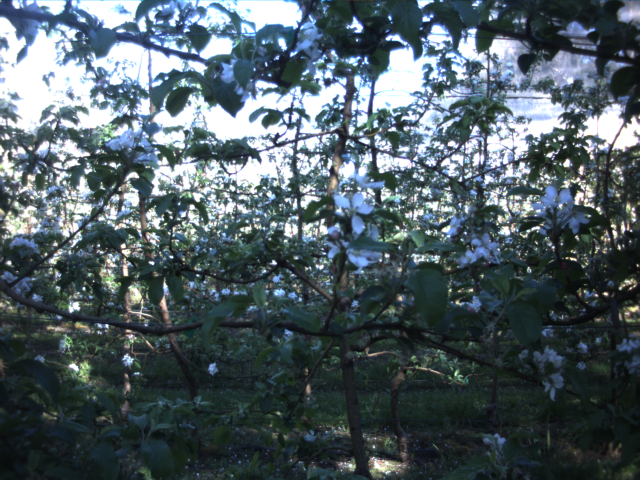
%> input picture multClassImgSeg/code/Projects/labelAssist/labelledData/Images/20131008T051525.251519.L.png, 1280 x 960 px (shown at 1/2 size); its folder holds only this picture in this run
$ octave mainMultiClassImageSegTrain.m   (GNU Octave 9; MATLAB toolbox functions it lacks are replaced by stand-ins)
%> lines starting %> are read from the running program, lines starting %| are printed output that depends on the picture; in (x1, y1, x2, y2) boxes, pixels count from 0 and x2, y2 are one past the last pixel; in counts of white or black regions, pixels touching at a corner belong together; the program's own positions count from 1
### multClassImgSeg/code/Projects/imageClassSeg/loadImagesLabels.m
function [imageData, labelData, labelIdx] = loadImagesLabels(imageDataPath, labelDataPath, classColour)
%> called with classColour = [0 0 0; 255 255 255]

%% find all images
% every image in the dataset
imType = {'*.jpg', '*.png', '*.bmp'};
% fullFileList = dir([imageDataPath '*jpg']);
for i = 1:length(imType)
    fullFileList = dir([imageDataPath imType{i}]);
    if (~isempty(fullFileList))
        imTypeIdx = i;
        fprintf('Image Type %s\n',imType{i});
        break
    end
end
%> pass 2 of the loop in loadImagesLabels, `for i = 1:length(imType)`:
if isempty(fullFileList)
    disp('Error: Image folder empty')
end

%% find all labels
% image with existing labels
labelFileList = dir([labelDataPath '*png']); % obtain label list
subFileList = labelFileList; % initialise
for i = 1:length(labelFileList)
%     subFileList(i).name = [labelFileList(i).name(1:8) '.jpg'];
    subFileList(i).name = [labelFileList(i).name(1:end-6) imType{2}(2:end)];

end

%% find images with labels
[commonFlag] = compareFileList(subFileList, fullFileList);

%% load every image
currentImage = imread([imageDataPath fullFileList(1).name]);
%> currentImage is the input picture: size 960x1280x3 uint8; mean R, G, B 80.1, 93.5, 99.6
numIm = size(fullFileList,1);
[imDim1 imDim2 nChannels] = size(currentImage);
%> imDim1 = 960; imDim2 = 1280; nChannels = 3
imageDataFull = zeros(imDim1,imDim2,nChannels,numIm);

tic;fprintf('Load Full Image set: \n');
for imNo = 1:numIm
    currentImage = imread([imageDataPath fullFileList(imNo).name]);
    imageDataFull(:,:,:,imNo) = double(currentImage)/255;

    if toc>1
        fprintf('image: %d\n',imNo);tic;
    end
end

%% load label
currentLabel = imread([labelDataPath labelFileList(1).name]);
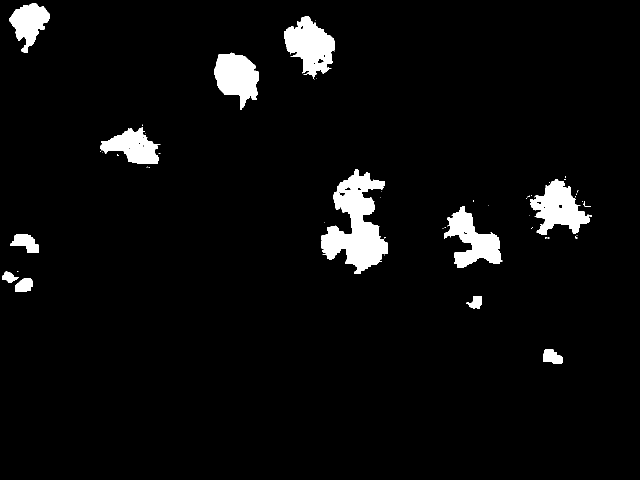
%> input picture multClassImgSeg/code/Projects/labelAssist/labelledData/Labels/20131008T051525.251519.L_L.png, 1280 x 960 px (shown at 1/2 size)
%> currentLabel is the input picture: size 960x1280x3 uint8; 4.4% white; 56 white regions (43 under 20 px), largest, box (x1, y1, x2, y2) and area: (643, 339, 775, 548) 14031, (569, 32, 669, 158) 7260, (1060, 361, 1180, 470) 6942
% currentImage = double(imread([imageDataPath subFileList(1).name]))/255;

numIm = size(labelFileList,1);
[imDim1 imDim2 nChannels] = size(currentLabel);
% imageData = zeros(imDim1,imDim2,nChannels,numIm);
labelData = zeros(imDim1,imDim2,numIm);

tic;fprintf('Load labels: \n');
for imNo = 1:numIm

    currentLabel = imread([labelDataPath labelFileList(imNo).name]);
%     currentImage = imread([imageDataPath subFileList(imNo).name]);

    labelData(:,:,imNo) = labelImg2labelNo(currentLabel, classColour);
%> the loop in labelImg2labelNo, `for iClass = 1:nClasses` made 2 passes
%> pass 1, in labelImg2labelNo, `classPixel = (imData(:,:,1) == classColour(iClass,1)).* (imData(:,:,2)..`:
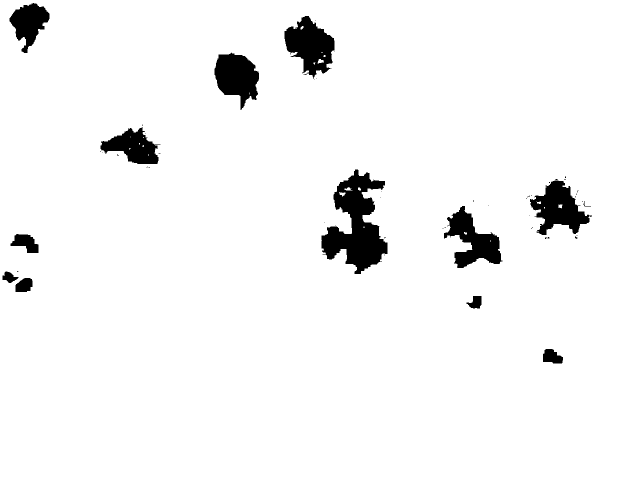
%> classPixel: size 960x1280 double (shown at 1/2 size); values 0 (black) and 1 (white), 95.6% white; 56 black regions (43 under 20 px), largest, box (x1, y1, x2, y2) and area: (643, 339, 775, 548) 14031, (569, 32, 669, 158) 7260, (1060, 361, 1180, 470) 6942
%     imageData(:,:,:,imNo) = double(currentImage)/255; % normalise

    if toc > 1
    fprintf('Label no: %d\n',imNo);tic;
    end
end
%> pass 2 of the loop in loadImagesLabels, `for imNo = 1:numIm`:
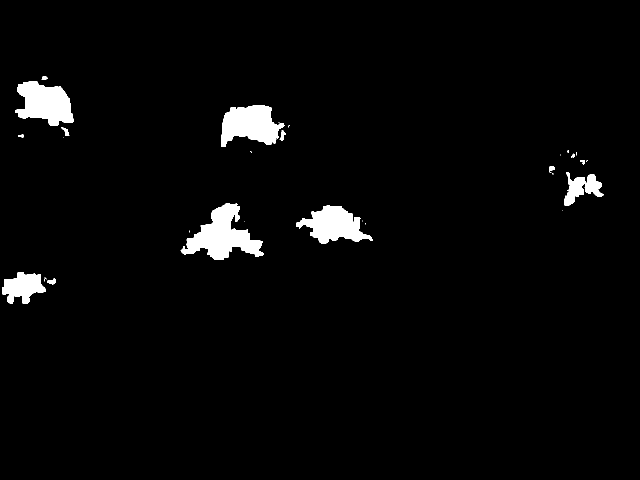
%> input picture multClassImgSeg/code/Projects/labelAssist/labelledData/Labels/20131008T051531.438243.L_L.png, 1280 x 960 px (shown at 1/2 size)
%> in loadImagesLabels, currentLabel is the input picture: size 960x1280x3 uint8; 2.9% white; 30 white regions (16 under 20 px), largest, box (x1, y1, x2, y2) and area: (361, 406, 527, 520) 8753, (442, 210, 569, 293) 6961, (31, 162, 147, 252) 6931
%> the loop in labelImg2labelNo (call 2), `for iClass = 1:nClasses` made 2 passes
%> pass 1, in labelImg2labelNo (call 2), `classPixel = (imData(:,:,1) == classColour(iClass,1)).* (imData(:,:,2)..`:
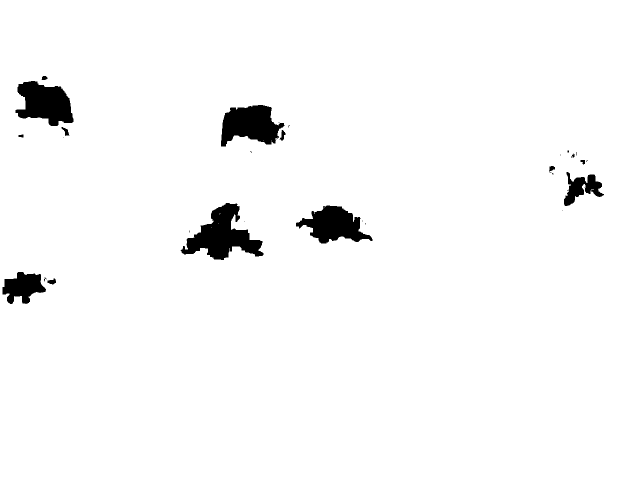
%> classPixel: size 960x1280 double (shown at 1/2 size); values 0 (black) and 1 (white), 97.1% white; 30 black regions (16 under 20 px), largest, box (x1, y1, x2, y2) and area: (361, 406, 527, 520) 8753, (442, 210, 569, 293) 6961, (31, 162, 147, 252) 6931

%% seperate image with and without labels

imageData = imageDataFull;
labelIdx = find(commonFlag == 1);

% imageData = imageDataFull(:,:,:,find(commonFlag == 1));
% unlblImageData = imageDataFull(:,:,:,find(commonFlag == 0));

% figure;imagesc(labelData(:,:,30))
% figure;imagesc(imageData(:,:,:,30))


end


function [commonFlag] = compareFileList(subset, fullset)

nFile = length(fullset);

commonFlag = zeros(1,nFile);

nSubFile = length(subset);
iSubFile = 1;

for iFile = 1:nFile

%     subset(iSubFile).name
%     fullset(iFile).name
    commonFlag(iFile) = strcmp(subset(iSubFile).name, fullset(iFile).name);
%     commonFlag(iFile)
    if commonFlag(iFile) && (iSubFile < nSubFile)
        iSubFile = iSubFile + 1;
    elseif iSubFile > nSubFile
        break
    end

end
%
% commonIdx = find(commonFlag==1);
% umcommonIdx = find(commonFlag==0);
end

### multClassImgSeg/code/Projects/imageClassSeg/labelImg2labelNo.m
function [label] = labelImg2labelNo(imData, classColour)
% label colour lookup

% = d Void	0 	0 	0
% = 1 leaves	64 128 64
% = 2 almonds     128 0 0
% = t trunk	128 128 0
% = g ground	192 192 128
% = s sky	0	0	256

% classColour = [0 	0 	0
% 64 128 64
% 128 0 0
% 128 128 0
% 192 192 128
% 0	0	255];

[imDim1 imDim2 imDim3] = size(imData);
label = zeros(imDim1,imDim2);
nClasses = size(classColour,1);
for iClass = 1:nClasses
    classPixel = (imData(:,:,1) == classColour(iClass,1)).*...
    (imData(:,:,2) == classColour(iClass,2)).*...
    (imData(:,:,3) == classColour(iClass,3));

    label(classPixel==1) = iClass;

end

test = 1;


end

### multClassImgSeg/code/UFLDL/code/sampleImages/sampleMultiScalePatchLabel.m
function [patches locations patchLabels]...
    = sampleMultiScalePatchLabel(IMAGES, imgLabels, resizeF, patchsize, varagin)
% sampleIMAGES
% Returns 10000 patches for training

% Initialize patches with zeros.  Your code will fill in this matrix--one
% column per patch, 10000 columns.
[dim1 dim2 dim3 numImage] = size(IMAGES);

nChannel = dim3;

if ((nargin - 4)==0)
    % numDataPClass = 2000;
    numDataPClass = 20000;
%     numDataPClass = 200000;
% numDataPClass = 1000000;
else
    numDataPClass = varagin
end

% [4 lines of commented-out code are left out]
nClasses = length(unique(imgLabels));

numPatches = (nClasses) * numDataPClass;
nScale = length(resizeF);
patches = zeros(patchsize,patchsize,nChannel,numPatches,nScale);
locations = zeros(2, numPatches);
patchLabels =  zeros(1,numPatches);

[smallestResizeF smallestResizeFidx] = min(resizeF);

smlestDim1 = dim1*smallestResizeF;
smlestDim2 = dim2*smallestResizeF;

%%
fprintf('Process IMAGES into different scales\n');
for iScale = 1:nScale
    currentScale = resizeF(iScale);

    if currentScale == 1
        currentImageSet{iScale} = IMAGES;
    else
        imagesTemp = zeros(ceil(dim1*currentScale), ceil(dim2*currentScale), dim3, numImage);
        for iImage = 1:numImage
            %             imagesTemp(:,:,:,iImage) = imresize(IMAGES(:,:,:,iImage),currentScale,'nearest');
            tempImg = uint8(IMAGES(:,:,:,iImage)*255);
            imagesTemp(:,:,:,iImage) = double(imresize(tempImg,currentScale))/255; % prevent going out of [0 1] range

        end
        currentImageSet{iScale} = imagesTemp;
    end
end


fprintf('Start sampling\n');
tic

% 1: for balanced sample accross classes
% 2: for sample randomly accross dataset, number of sample per class is closer to global class distribution
sampleMethod = 1;

if sampleMethod == 1 % balanced sample accross classes
    for iClass = 1:nClasses
        desiredClass = iClass;
        %         iClass
        for iPClass = 1:numDataPClass
            % for i=1:numPatches
            i = (iClass-1)*numDataPClass + iPClass;
            correctClassFlag = 0;

            while correctClassFlag == 0
                % valid image range

                coord1 = ceil(rand*dim1);   % randomly start coordinate 1
                coord2 = ceil(rand*dim2);
                imageNo = ceil(rand*numImage);% randomly select image


                patchLabelstmp = imgLabels(coord1,coord2,imageNo);

                dim1check = ((round(coord1*smallestResizeF) - ceil(patchsize/2))>0) && ...
                    ((round(coord1*smallestResizeF) + patchsize/2)<smlestDim1);
                dim2check = ((round(coord2*smallestResizeF) - ceil(patchsize/2))>0) && ...
                    ((round(coord2*smallestResizeF) + patchsize/2)<smlestDim2);


                if (patchLabelstmp == desiredClass)&& dim1check && dim2check
                    correctClassFlag = 1;
                    locations(:,i) = [coord1/dim1 coord2/dim2];
                    patchLabels(i) = imgLabels(coord1,coord2,imageNo);
                end

                if toc > 5
                    %             fprintf('%i/%i\n',i,numPatches);
                    fprintf('Class: %i Patch: %i/%i\n',iClass,iPClass, numDataPClass);
                    fprintf('Coord1: %4.4f Coord2: %4.4f ImageNo: %i\n',coord1/dim1,coord2/dim2,imageNo);
                    tic;
                end


            end

            for iScale = 1:nScale

                currentScale = resizeF(iScale);

                coord1INT = round(coord1*currentScale) - ceil(patchsize/2);
                coord2INT = round(coord2*currentScale) - ceil(patchsize/2);

                coord1END = coord1INT + patchsize -1;
                coord2END = coord2INT + patchsize -1;

                imagePatch = currentImageSet{iScale}(coord1INT:coord1END, ...
                    coord2INT:coord2END, ...
                    :,imageNo);

                %                 figure;imagesc(currentImageSet{iScale}(:,:,:,imageNo));hold on
                %                 plot(coord2*currentScale,coord1*currentScale,'ro');
                %                 plot(coord2INT,coord1INT,'rx');
                %                 plot(coord2END,coord1END,'rx');hold off

                patches(:,:,:,i,iScale) = imagePatch;


            end


        end
    end
    % [67 lines of commented-out code are left out]
elseif sampleMethod == 2 % sample randomly accross dataset

    for i = 1:numPatches

        correctClassFlag = 0;

        while correctClassFlag == 0
            coord1 = ceil(rand*dim1);   % randomly start coordinate 1
            coord2 = ceil(rand*dim2);
            imageNo = ceil(rand*numImage);% randomly select image


            patchLabelstmp = imgLabels(coord1,coord2,imageNo);

            dim1check = ((round(coord1*smallestResizeF) - ceil(patchsize/2))>0) && ...
                ((round(coord1*smallestResizeF) + patchsize/2)<smlestDim1);
            dim2check = ((round(coord2*smallestResizeF) - ceil(patchsize/2))>0) && ...
                ((round(coord2*smallestResizeF) + patchsize/2)<smlestDim2);


            if (patchLabelstmp < 12 )&& dim1check && dim2check % class 12 is void class
                correctClassFlag = 1;
                locations(:,i) = [coord1/dim1 coord2/dim2];
                patchLabels(i) = imgLabels(coord1,coord2,imageNo);
            end

            if toc > 5
                %             fprintf('%i/%i\n',i,numPatches);
                fprintf('numPatches: %i/%i \n',i,numPatches);

                tic;
            end

        end

        for iScale = 1:nScale

            currentScale = resizeF(iScale);

            coord1INT = round(coord1*currentScale) - ceil(patchsize/2);
            coord2INT = round(coord2*currentScale) - ceil(patchsize/2);

            coord1END = coord1INT + patchsize -1;
            coord2END = coord2INT + patchsize -1;

            imagePatch = currentImageSet{iScale}(coord1INT:coord1END, ...
                coord2INT:coord2END, ...
                :,imageNo);

            %                 figure;imagesc(currentImageSet{iScale}(:,:,:,imageNo));hold on
            %                 plot(coord2*currentScale,coord1*currentScale,'ro');
            %                 plot(coord2INT,coord1INT,'rx');
            %                 plot(coord2END,coord1END,'rx');hold off

            patches(:,:,:,i,iScale) = imagePatch;


        end


    end
    % [63 lines of commented-out code are left out]

end
%% ---------------------------------------------------------------
% % see the number in each class
% for iLabel = 1:32
% test(iLabel) = sum(trainPatchLabels==iLabel);
% end
% figure;plot(test)

end

### multClassImgSeg/code/Projects/labelAssist/getLabelColorCode.m
function [className classColor] = getLabelColorCode(colorFileDefPath)


fid = fopen(colorFileDefPath);
C = textscan(fid, '%s%s%s%f%f%f');
fclose(fid);

className = C{3};
classColor = [C{4} C{5} C{6}];

### multClassImgSeg/code/Projects/multiClassImageSeg/mainMultiClassImageSegTrain.m
% mainMultiClassImageSegTrain
%
% training model for multi-class image segmentation
% specify the directory of the labelled images, also put the
% DefaultLabelNames.txt file in the same directory
% site: ACFR AMME USYD
% date: 28 Jan 2014
% author: Calvin Hung
dbstop if error

%% Initialisation
currentPath = cd;
rootPath = currentPath(1:(strfind(currentPath,'multClassImgSeg')+15)); % to multClassImgSeg/

dataPath = ['C:\work\data\raw\2013-10-08-melbourne-apples\shrimp\e20-24-i-row\ladybug\e20_1\labelledData\sml\']; %train data path
imageDataPath = [dataPath 'images\'];
labelDataPath = [dataPath 'labels\'];

trainMode = 1; % 1:algorithm evalution (half train half eval), 2:algorithm application (use all labels to learn model)


%% Libraries

% image segmentation common
addpath( [rootPath 'code\Projects\imageClassSeg\']);
addpath( [rootPath 'code\Projects\labelAssist\']); % add the get label color code

% unsupervised feature learning and deep learning
ufldlPath = [rootPath 'code/UFLDL/code/'];
addpath( [ufldlPath 'displayNetwork'])
addpath( [ufldlPath 'minFunc'])
addpath( [ufldlPath 'sparseAutoencoder'])
addpath( [ufldlPath 'linear_decoder'])
addpath( [ufldlPath 'softmax']) % for softmax train
addpath( [ufldlPath 'stl']) % for feedforward autoencoder
addpath( [ufldlPath 'cnn']) %
addpath( [ufldlPath 'stackedae'])
addpath( [ufldlPath 'multiScaleUFL'])
addpath( [ufldlPath 'numericalGradient'])
addpath( [ufldlPath 'sampleImages'])
addpath( [ufldlPath 'crf'])
addpath( [ufldlPath 'kmeans_demo'])

% % JGMT2 (for CRF training)
% ugmPath = [rootPath 'code/JGMT2/JustinsGraphicalModelsToolboxPublic'];
% addpath(genpath(ugmPath))

% my awesome conf matrix and class accuracy display fn
addpath( [rootPath 'code/usefulFns']);


%% 0 Algorithm Setting

% numPatches = 400000;
numPatches = 1000000;
numLaebelledPatches = 300000;

nband = 3; % number of channels (rgb, so 3)
% nband = 4;

patchsize = 8;
% patchsize = 7;

inputSize = patchsize * patchsize * nband;
visibleSize = inputSize;  % number of input units
outputSize  = visibleSize;   % number of output units
hiddenSizeL1  = 50;           % number of hidden units (layer one: linear sparse autoendoer)
% hiddenSizeL1  = 144;           % number of hidden units (layer one: linear sparse autoendoer)
% hiddenSizeL2  = 200;           % number of hidden units (layer two: sparse autoencoder)
% hiddenSizeL3  = 400;           % number of hidden units (layer three: sparse autoencoder)

sparsityParam = 0.035; % desired average activation of the hidden units.
lambda = 3e-3;         % weight decay parameter
beta = 5;              % weight of sparsity penalty term

epsilon = 0.1;	       % epsilon for ZCA whitening

resizeF = [1 1/2 1/4 1/8];

nScale = length(resizeF);


%% load training dataset

colorFileDefPath = [dataPath 'DefaultLabelNames.txt'];
[classNameList, classColour] = getLabelColorCode(colorFileDefPath);

[imageData, labelData] = loadImagesLabels(imageDataPath ,labelDataPath , classColour);

labelledImageData = imageData;

imNo = 5;
figure;imagesc(imageData(:,:,:,imNo));title('RGB');axis off;axis image
%> (this line was passed over: imagesc is not available in this run)
figure;imagesc(labelData(:,:,imNo));title('RGB');axis off;axis image
%> (this line was passed over: imagesc is not available in this run)

validClassIdx = unique(labelData(:));
%> validClassIdx = [1; 2]

%% for unsupervised feature learning

% load pre-learned filters
load sae1OptThetaRGB
% load sae1OptThetaRGB7x7

%% 3.1: supervised learning with labels

if trainMode == 1 % algorithm evaluation
    dataSize = size(labelledImageData,4);
%> dataSize = 1
    trainIdx = randsample(dataSize,ceil(dataSize/2));
%> trainIdx = 1
    testIdx = setdiff([1:dataSize],trainIdx);
%> testIdx = []
    save test_trainIdx testIdx trainIdx

elseif trainMode == 2 % algorithm application
    dataSize = size(labelledImageData,4);
    trainIdx = [1:dataSize];
    testIdx = [1:dataSize];

end

%%
% load test_trainIdx

trainData  = labelledImageData(:,:,:,trainIdx);
trainLabel = labelData(:,:,trainIdx);
testData  = labelledImageData(:,:,:,testIdx);
testLabel = labelData(:,:,testIdx);
%> testLabel = []
%%

unique(trainLabel)
%> ans = [1; 2]
unique(testLabel)
%> ans = []

fprintf('Sampling Training Examples\n');
[trainPatches trainLocations trainPatchLabels]...
    = sampleMultiScalePatchLabel(trainData, trainLabel, resizeF, patchsize, numLaebelledPatches);
%> in sampleMultiScalePatchLabel, `nClasses = length(unique(imgLabels));`: nClasses = 2
%> in sampleMultiScalePatchLabel, `numPatches = (nClasses) * numDataPClass;`: numPatches = 600000
%> the run ends on the next line
